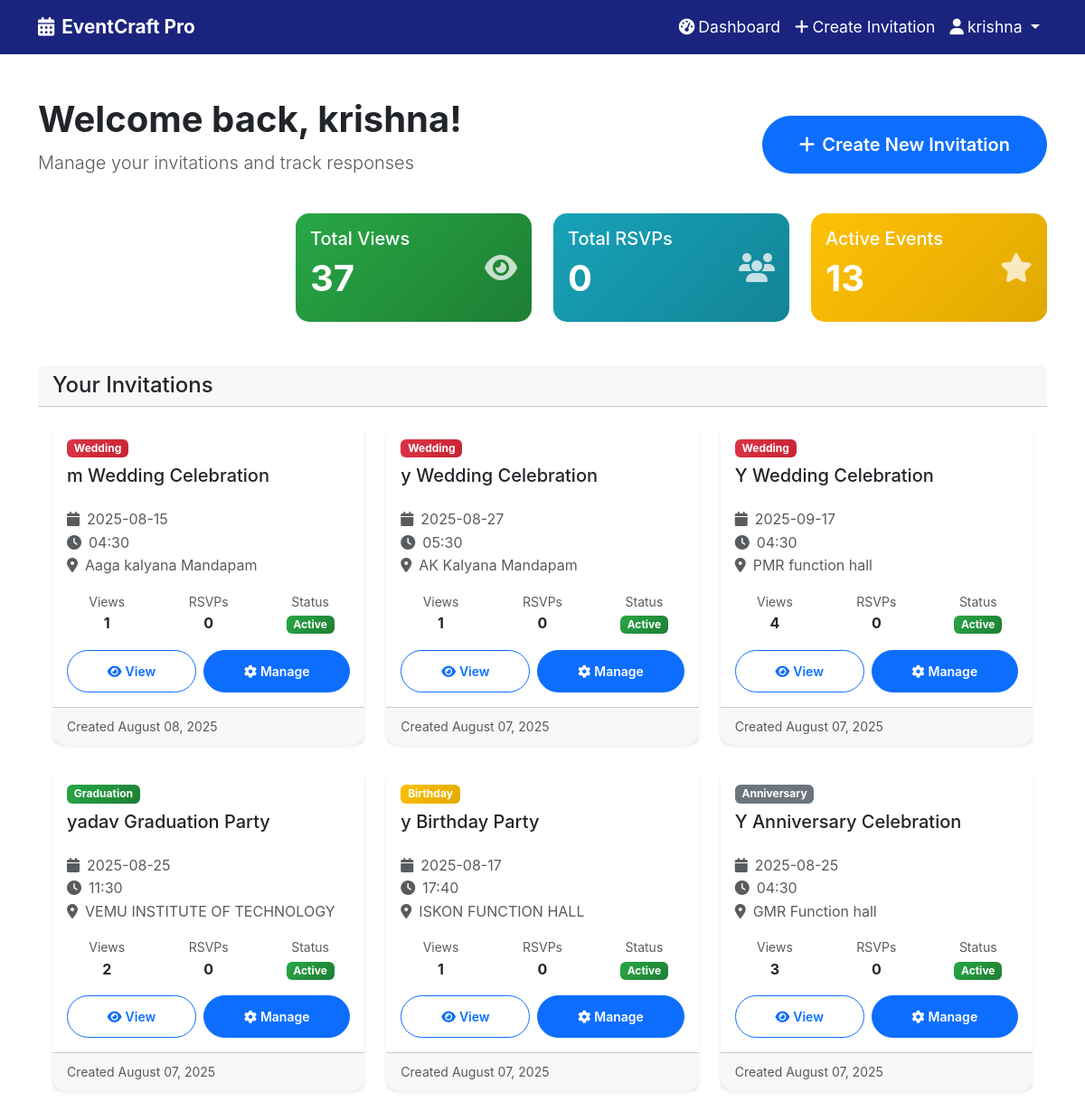
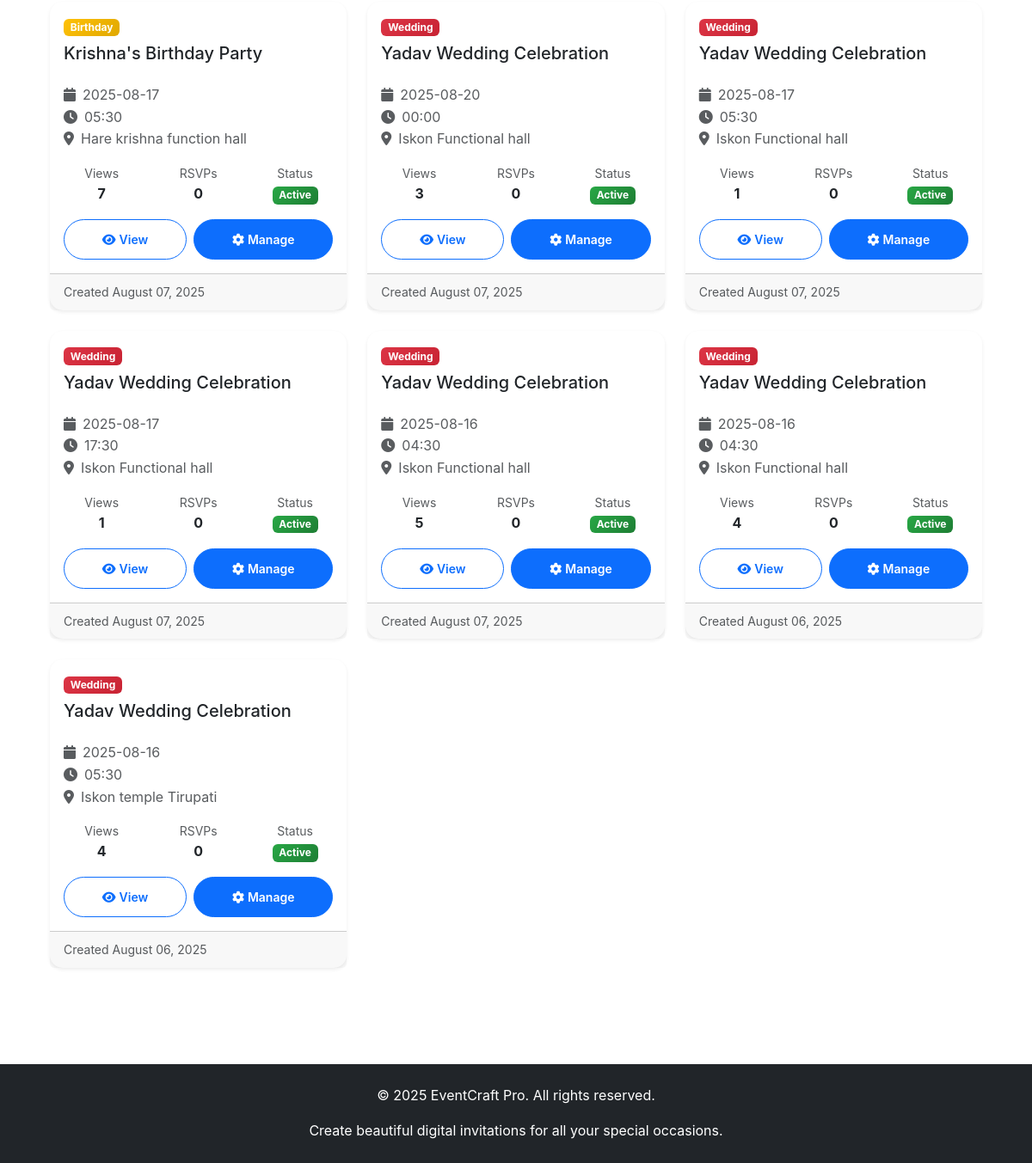
The app's page /dashboard (signed in) with its own data (2 pictures, top to bottom).
### models.py (models this page shows)
class Invitation(db.Model):
    __tablename__ = 'invitations'
    id = db.Column(db.Integer, primary_key=True)
    user_id = db.Column(db.Integer, db.ForeignKey('users.id'), nullable=False)
    event_type = db.Column(db.String(50), nullable=False)
    religious_type = db.Column(db.String(50), nullable=False)
    template_id = db.Column(db.Integer, db.ForeignKey('templates.id'), nullable=False)
    event_data = db.Column(db.Text, nullable=False)  # JSON string
    family_name = db.Column(db.String(200))
    main_image = db.Column(db.String(255))  # Main photo (engagement/prewedding)
    gallery_images = db.Column(db.Text)  # JSON array of image URLs
    share_url = db.Column(db.String(100), unique=True, nullable=False)
    view_count = db.Column(db.Integer, default=0)
    is_active = db.Column(db.Boolean, default=True)
    created_at = db.Column(db.DateTime, default=datetime.utcnow)
    rsvps = db.relationship('RSVP', backref='invitation', lazy=True, cascade='all, delete-orphan')
    template = db.relationship('Template', backref='invitations', lazy=True)

### routes.py (the view)
@app.route('/dashboard')
def dashboard():
    if not is_authenticated():
        flash('Please login to continue', 'error')
        return redirect(url_for('auth'))
    user_id = session['user_id']
    user_name = session.get('user_name', 'User')
    user_email = session.get('user_email', '')
    invitations = Invitation.query.filter_by(user_id=user_id).order_by(Invitation.created_at.desc()).all()
    return render_template('dashboard/dashboard.html', invitations=invitations)

### app.py (called while the page is built)
@app.template_filter('fromjson')
def fromjson_filter(value):
    if value:
        return json.loads(value)
    return {}

@app.after_request
def after_request(response):
    response.headers.add('Access-Control-Allow-Origin', '*')
    response.headers.add('Access-Control-Allow-Headers', 'Content-Type,Authorization')
    response.headers.add('Access-Control-Allow-Methods', 'GET,PUT,POST,DELETE,OPTIONS')
    return response

### routes.py (called while the page is built)
def is_authenticated():
    return 'user_id' in session

### templates/dashboard/dashboard.html (shortened to what this page needs)
{% extends "base.html" %}
{% block content %}
<section class="py-5">
    <div class="container">
        <div class="row mb-4">
            <div class="col-12">
                <div class="d-flex justify-content-between align-items-center">
                    <div>
                        <h1 class="display-6 fw-bold">Welcome back, {{ session.user_name if session.user_name else 'User' }}!</h1>
                        <p class="lead text-muted">Manage your invitations and track responses</p>
                    </div>
                    <div>
                        <a href="{{ url_for('create_invitation') }}" class="btn btn-primary btn-lg">
                            <i class="fas fa-plus me-2"></i>Create New Invitation
                        </a>
                    </div>
                </div>
            </div>
        </div>
        <div class="row g-4 mb-5">
            <div class="col-md-3">
                <div class="card bg-primary text-white">
                    <div class="card-body">
                        <div class="d-flex justify-content-between align-items-center">
                            <div>
                                <h5 class="card-title">Total Invitations</h5>
                                <h2 class="display-6 fw-bold">{{ invitations|length }}</h2>
                            </div>
                            <i class="fas fa-calendar-alt fa-2x opacity-75"></i>
                        </div>
                    </div>
                </div>
            </div>
            <div class="col-md-3">
                <div class="card bg-success text-white">
                    <div class="card-body">
                        <div class="d-flex justify-content-between align-items-center">
                            <div>
                                <h5 class="card-title">Total Views</h5>
                                <h2 class="display-6 fw-bold">{{ invitations|sum(attribute='view_count') }}</h2>
                            </div>
                            <i class="fas fa-eye fa-2x opacity-75"></i>
                        </div>
                    </div>
                </div>
            </div>
            <div class="col-md-3">
                <div class="card bg-info text-white">
                    <div class="card-body">
                        <div class="d-flex justify-content-between align-items-center">
                            <div>
                                <h5 class="card-title">Total RSVPs</h5>
                                <h2 class="display-6 fw-bold">
                                    {% set total_rsvps = 0 %}
                                    {% for invitation in invitations %}
                                        {% set total_rsvps = total_rsvps + invitation.rsvps|length %}
                                    {% endfor %}
                                    {{ total_rsvps }}
                                </h2>
                            </div>
                            <i class="fas fa-users fa-2x opacity-75"></i>
                        </div>
                    </div>
                </div>
            </div>
            <div class="col-md-3">
                <div class="card bg-warning text-white">
                    <div class="card-body">
                        <div class="d-flex justify-content-between align-items-center">
                            <div>
                                <h5 class="card-title">Active Events</h5>
                                <h2 class="display-6 fw-bold">{{ invitations|selectattr('is_active')|list|length }}</h2>
                            </div>
                            <i class="fas fa-star fa-2x opacity-75"></i>
                        </div>
                    </div>
                </div>
            </div>
        </div>
        <div class="row">
            <div class="col-12">
                <div class="card">
                    <div class="card-header">
                        <h4 class="mb-0">Your Invitations</h4>
                    </div>
                    <div class="card-body">
                        {% if invitations %}
                            <div class="row g-4">
                                {% for invitation in invitations %}
                                    {% set event_data = invitation.event_data|fromjson %}
                                    <div class="col-md-6 col-lg-4">
                                        <div class="card h-100 shadow-sm">
                                            <div class="card-body">
                                                <div class="d-flex justify-content-between align-items-start mb-3">
                                                    <div>
                                                        <span class="badge bg-{{ 'danger' if invitation.event_type == 'wedding' else 'warning' if invitation.event_type == 'birthday' else 'info' if invitation.event_type == 'babyshower' else 'success' if invitation.event_type == 'graduation' else 'secondary' }} mb-2">
                                                            {{ invitation.event_type.title() }}
                                                        </span>
                                                        <h5 class="card-title">{{ event_data.eventTitle }}</h5>
                                                    </div>
                                                </div>
                                                <p class="card-text text-muted">
                                                    <i class="fas fa-calendar me-2"></i>{{ event_data.eventDate }}<br>
                                                    <i class="fas fa-clock me-2"></i>{{ event_data.eventTime }}<br>
                                                    <i class="fas fa-map-marker-alt me-2"></i>{{ event_data.venue }}
                                                </p>
                                                <div class="row text-center mb-3">
                                                    <div class="col-4">
                                                        <small class="text-muted d-block">Views</small>
                                                        <strong>{{ invitation.view_count }}</strong>
                                                    </div>
                                                    <div class="col-4">
                                                        <small class="text-muted d-block">RSVPs</small>
                                                        <strong>{{ invitation.rsvps|length }}</strong>
                                                    </div>
                                                    <div class="col-4">
                                                        <small class="text-muted d-block">Status</small>
                                                        <span class="badge bg-{{ 'success' if invitation.is_active else 'secondary' }}">
                                                            {{ 'Active' if invitation.is_active else 'Inactive' }}
                                                        </span>
                                                    </div>
                                                </div>
                                                <div class="d-flex gap-2">
                                                    <a href="{{ url_for('view_invitation', share_url=invitation.share_url) }}"
                                                       class="btn btn-outline-primary btn-sm flex-fill" target="_blank">
                                                        <i class="fas fa-eye me-1"></i>View
                                                    </a>
                                                    <a href="{{ url_for('view_invitation_manage', invitation_id=invitation.id) }}"
                                                       class="btn btn-primary btn-sm flex-fill">
                                                        <i class="fas fa-cog me-1"></i>Manage
                                                    </a>
                                                </div>
                                            </div>
                                            <div class="card-footer text-muted">
                                                <small>Created {{ invitation.created_at.strftime('%B %d, %Y') }}</small>
                                            </div>
                                        </div>
                                    </div>
                                {% endfor %}
                            </div>
                        {% endif %}
                    </div>
                </div>
            </div>
        </div>
    </div>
</section>
{% endblock %}

### templates/base.html (shortened to what this page needs)
<!DOCTYPE html>
<html lang="en">
<head>
    <link href="https://cdn.jsdelivr.net/npm/bootstrap@5.3.0/dist/css/bootstrap.min.css" rel="stylesheet">
    <link rel="stylesheet" href="https://cdnjs.cloudflare.com/ajax/libs/font-awesome/6.4.0/css/all.min.css">
    <link rel="stylesheet" href="{{ url_for('static', filename='css/style.css') }}">
</head>
<body>
    <nav class="navbar navbar-expand-lg navbar-dark" style="background-color: #1a237e;">
        <div class="container">
            <a class="navbar-brand fw-bold" href="{{ url_for('index') }}" style="color: #ffffff; font-size: 1.3rem;">
                <i class="fas fa-calendar-alt me-2"></i>EventCraft Pro
            </a>
            <div class="collapse navbar-collapse" id="navbarNav">
                <ul class="navbar-nav ms-auto">
                    {% if session.user_id %}
                        <li class="nav-item">
                            <a class="nav-link" href="{{ url_for('dashboard') }}" style="color: #ffffff; font-size: 1.1rem;">
                                <i class="fas fa-tachometer-alt me-1"></i>Dashboard
                            </a>
                        </li>
                        <li class="nav-item">
                            <a class="nav-link" href="{{ url_for('create_invitation') }}" style="color: #ffffff; font-size: 1.1rem;">
                                <i class="fas fa-plus me-1"></i>Create Invitation
                            </a>
                        </li>
                        <li class="nav-item dropdown">
                            <a class="nav-link dropdown-toggle" href="#" role="button" data-bs-toggle="dropdown" style="color: #ffffff; font-size: 1.1rem;">
                                <i class="fas fa-user me-1"></i>{{ session.user_name if session.user_name else 'User' }}
                            </a>
                        </li>
                    {% else %}
                        <li class="nav-item">
                            <a class="nav-link btn btn-outline-light" href="{{ url_for('auth') }}" style="color: #ffffff; font-size: 1.1rem; font-weight: bold; padding: 8px 16px; border: 2px solid #ffffff; margin-left: 10px;">
                                <i class="fas fa-sign-in-alt me-1"></i>Login
                            </a>
                        </li>
                    {% endif %}
                </ul>
            </div>
        </div>
    </nav>
    <main>
        {% block content %}{% endblock %}
    </main>
    <footer class="bg-dark text-white text-center py-4 mt-5">
        <div class="container">
            <p>&copy; 2025 EventCraft Pro. All rights reserved.</p>
            <p class="mb-0">Create beautiful digital invitations for all your special occasions.</p>
        </div>
    </footer>
</body>
</html>

### static/css/style.css (style rules this page uses)
:root { --primary-color: #007bff; --secondary-color: #6c757d; --success-color: #28a745; --danger-color: #dc3545; --warning-color: #ffc107; --info-color: #17a2b8; }
body { font-family: 'Inter', -apple-system, BlinkMacSystemFont, 'Segoe UI', Roboto, sans-serif; line-height: 1.6; }
.card { border: none; border-radius: 15px; transition: all 0.3s ease; }
.btn { border-radius: 50px; padding: 0.75rem 2rem; font-weight: 600; transition: all 0.3s ease; }
.btn-lg { padding: 1rem 2.5rem; }
.navbar-brand { font-size: 1.5rem; font-weight: 700; }
.navbar-dark .navbar-brand, .navbar-dark .navbar-nav .nav-link { color: white !important; }
.bg-primary, .bg-success, .bg-warning, .bg-danger, .bg-info { background: linear-gradient(135deg, var(--bs-primary), var(--bs-primary-dark)) !important; }
.bg-success { background: linear-gradient(135deg, var(--success-color), #1e7e34) !important; }
.bg-warning { background: linear-gradient(135deg, var(--warning-color), #e0a800) !important; }
.bg-danger { background: linear-gradient(135deg, var(--danger-color), #c82333) !important; }
.bg-info { background: linear-gradient(135deg, var(--info-color), #138496) !important; }
.bg-primary { color: white !important; }
.bg-primary * { color: white !important; }
section { color: inherit; }
.text-white, .text-white * { color: white !important; }
.shadow-sm { box-shadow: 0 0.125rem 0.25rem rgba(0, 0, 0, 0.075) !important; }

### records on screen
Invitation: event_type "Wedding", eventTitle "m Wedding Celebration", eventDate "2025-08-15", eventTime "04:30", venue "Aaga kalyana Mandapam", view_count "1", rsvps|length "0", is_active "Active", created_at "August 08, 2025"
Invitation: event_type "Wedding", eventTitle "y Wedding Celebration", eventDate "2025-08-27", eventTime "05:30", venue "AK Kalyana Mandapam", view_count "1", rsvps|length "0", is_active "Active", created_at "August 07, 2025"
Invitation: event_type "Wedding", eventTitle "Y Wedding Celebration", eventDate "2025-09-17", eventTime "04:30", venue "PMR function hall", view_count "4", rsvps|length "0", is_active "Active", created_at "August 07, 2025"
Invitation: event_type "Graduation", eventTitle "yadav Graduation Party", eventDate "2025-08-25", eventTime "11:30", venue "VEMU INSTITUTE OF TECHNOLOGY", view_count "2", rsvps|length "0", is_active "Active", created_at "August 07, 2025"
Invitation: event_type "Birthday", eventTitle "y Birthday Party", eventDate "2025-08-17", eventTime "17:40", venue "ISKON FUNCTION HALL", view_count "1", rsvps|length "0", is_active "Active", created_at "August 07, 2025"
Invitation: event_type "Anniversary", eventTitle "Y Anniversary Celebration", eventDate "2025-08-25", eventTime "04:30", venue "GMR Function hall", view_count "3", rsvps|length "0", is_active "Active", created_at "August 07, 2025"
Invitation: event_type "Birthday", eventTitle "Krishna's Birthday Party", eventDate "2025-08-17", eventTime "05:30", venue "Hare krishna function hall", view_count "7", rsvps|length "0", is_active "Active", created_at "August 07, 2025"
Invitation: event_type "Wedding", eventTitle "Yadav Wedding Celebration", eventDate "2025-08-20", eventTime "00:00", venue "Iskon Functional hall", view_count "3", rsvps|length "0", is_active "Active", created_at "August 07, 2025"
Invitation: event_type "Wedding", eventTitle "Yadav Wedding Celebration", eventDate "2025-08-17", eventTime "05:30", venue "Iskon Functional hall", view_count "1", rsvps|length "0", is_active "Active", created_at "August 07, 2025"
Invitation: event_type "Wedding", eventTitle "Yadav Wedding Celebration", eventDate "2025-08-17", eventTime "17:30", venue "Iskon Functional hall", view_count "1", rsvps|length "0", is_active "Active", created_at "August 07, 2025"
Invitation: event_type "Wedding", eventTitle "Yadav Wedding Celebration", eventDate "2025-08-16", eventTime "04:30", venue "Iskon Functional hall", view_count "5", rsvps|length "0", is_active "Active", created_at "August 07, 2025"
Invitation: event_type "Wedding", eventTitle "Yadav Wedding Celebration", eventDate "2025-08-16", eventTime "04:30", venue "Iskon Functional hall", view_count "4", rsvps|length "0", is_active "Active", created_at "August 06, 2025"
Invitation: event_type "Wedding", eventTitle "Yadav Wedding Celebration", eventDate "2025-08-16", eventTime "05:30", venue "Iskon temple Tirupati", view_count "4", rsvps|length "0", is_active "Active", created_at "August 06, 2025"

### other values on screen
{{ session.user_name if session.user_name else 'User' }} "krishna"
{{ invitations|sum(attribute='view_count') }} "37"
{{ total_rsvps }} "0"
{{ invitations|selectattr('is_active')|list|length }} "13"
